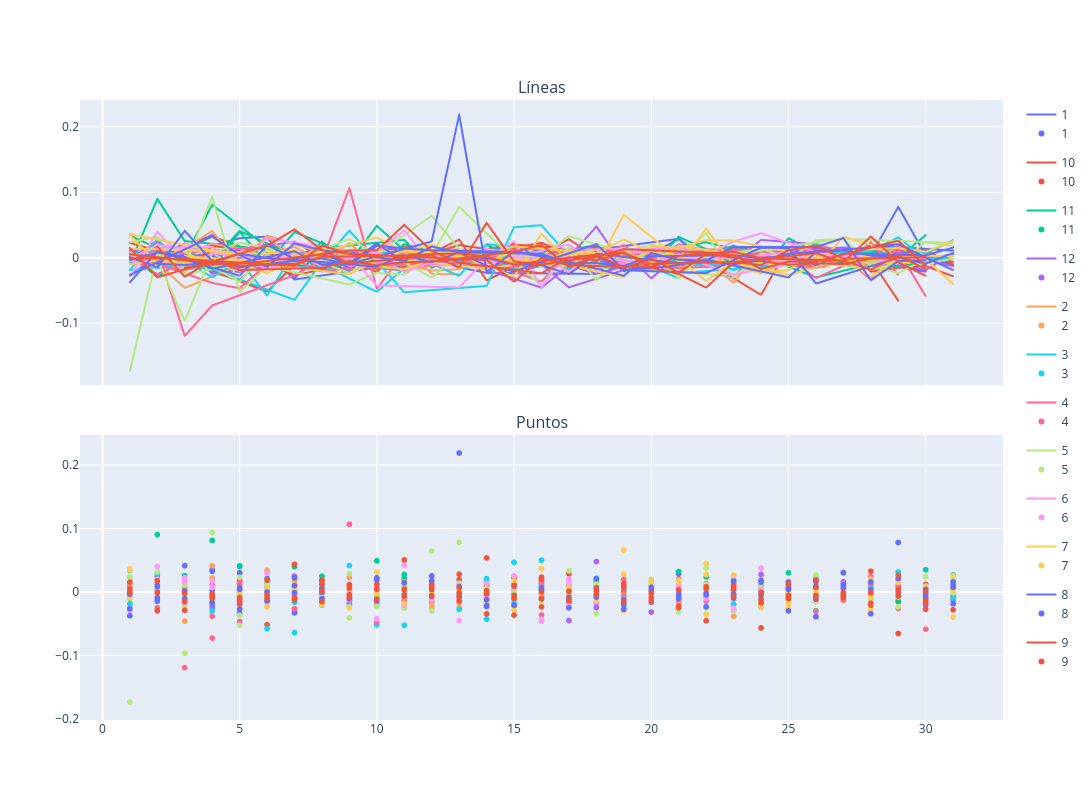

The notebook cell saved with this chart:
### Code cell
#graficamos con puntos de cada año para ver los patrones mensuales superpuestos

# Crear figura con 2 filas
fig = make_subplots(
    rows=2, cols=1,
    shared_xaxes=True,
    vertical_spacing=0.08,
    subplot_titles=("Líneas", "Puntos")
)

fig_line = px.line(
    df.sort_values(['Month','Year','Day']),
    x='Day',
    y='Log Price',
    color='Month',
    line_group='Year',
    title="Patrones Mensuales Superpuestos: Rendimiento Relativo de SBUX",
    labels={'Day': 'Día del Mes', 'Log Price': 'Precio'},
    template="plotly_white",
    
)

for trace in fig_line.data:
    fig.add_trace(trace, row=1, col=1)

fig_scatter = px.scatter(
# fig = px.line(
    df.sort_values(['Month','Year','Day']),
    x='Day',
    y='Log Price',
    color='Month',
    # line_group='Year',
    title="Patrones Mensuales Superpuestos: Rendimiento Relativo de SBUX",
    labels={'Day': 'Día del Mes', 'Log Price': 'Precio'},
    template="plotly_white",
    
)

for trace in fig_scatter.data:
    fig.add_trace(trace, row=2, col=1)

fig.update_layout(width=1200, height=800)
fig.show()
